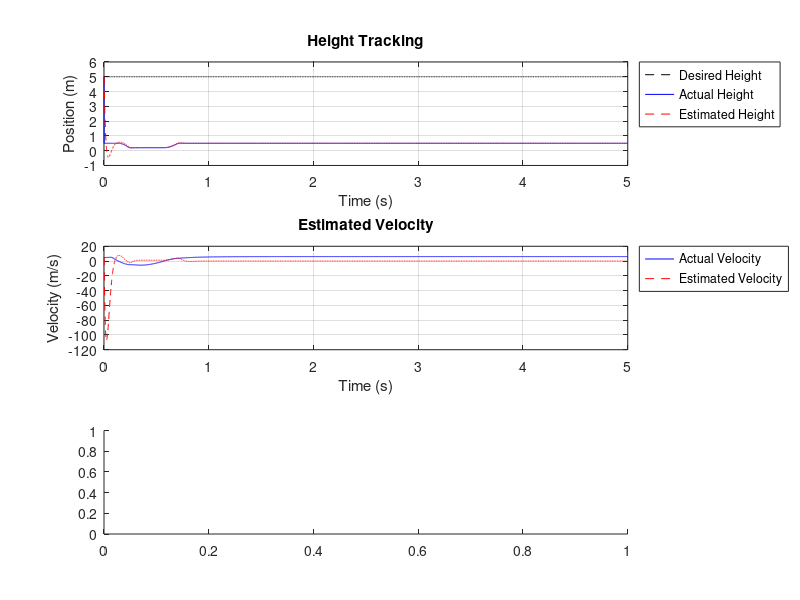

Here is the MATLAB script that generated this plot: (Note: this script raises an error after producing the figure.)
%% ADRC control system implemented on self balance bot
% System Parameters
M = 10; % mass of body (kg)
k = 500; % equivalent spring constant of the damping spring (N/m)
c = 50; % equivalent damping coefficient (Ns/m)
y_eq = 0.3; % equilibrium vertical position (m)
g = 9.81; % gravity (m/s^2)

% Physical Constraints
y_min_physical = 0.2; % minimum height (m)
y_max_physical = 0.5; % maximum height (m)

% ADRC Parameters
b0 = 1 / M; % Control gain
omega_c = 3; % Controller bandwidth (rad/s)
omega_o = 10 * omega_c; % Observer bandwidth (rad/s)

% ESO gains
beta1 = 3 * omega_o;
beta2 = 3 * omega_o^2;
beta3 = omega_o^3;

% Controller gain for the error dynamics
K1 = omega_c^2;
K2 = 2 * omega_c;

% fal function parameters
alpha = 0.5;    % controls the nonlinearity
delta = 0.01;   % defines the linear region around zero error

% Simulation Parameters
T_sim = 5;
dt = 0.001;
t = 0:dt:T_sim;
N = length(t);

% Set Point
y_d_setpoint = input('Enter desired height (m): ');
yd_dot_setpoint = input('Enter desired vertical velocity (m/s): ');
yd_ddot_setpoint = input('Enter desired vertical accelaration (m/s^2): ');
y_d_vec = y_d_setpoint * ones(1, N);
yd_dot_vec = yd_dot_setpoint * ones(1, N);
yd_ddot_vec = yd_ddot_setpoint * ones(1, N);

% Initial Conditions
height_0 = input('Enter intial Height (m): ');
vel_0 = input('Enter initial vertical velocity (m/s): ');
x_sys = zeros(2, N); %[height , vertical velocity]
x_sys(:, 1) = [height_0; vel_0]; 

% Initialize the ESO states
x_eso = zeros(3, N); %[height , vertical velovity , total disturbance]
x_eso(:, 1) = [x_sys(1, 1); x_sys(2, 1); 0]; % ESO states initialized

% Initialize array to store the control input
u_control = zeros(1, N);

% Main Simulation Loop
%fal function definition
fal_func = @(e_val, a, d) (abs(e_val) > d) .* (sign(e_val) .* abs(e_val).^a) + (abs(e_val) <= d) .* (e_val / (d^(1-a)));

for i = 1:N-1
    % Getting current system output and ESO estimates
    y_current = x_sys(1, i); % current actual height

    z1 = x_eso(1, i); % current estimated height from ESO
    z2 = x_eso(2, i); % current estimated velocity from ESO
    z3 = x_eso(3, i); % current estimated total disturbance from ESO

    % Getting set point values for the current time step
    y_d = y_d_vec(i);
    yd_dot = yd_dot_vec(i);
    yd_ddot = yd_ddot_vec(i);

    % Calculate tracking errors
    e0 = y_d - z1;
    e1 = yd_dot - z2;

    % Apply fal function to errors to generate nonlinear error feedback
    f0 = fal_func(e0, alpha, delta);
    f1 = fal_func(e1, alpha, delta);

    % Calculate Control Input
    u = (K1 * f0 + K2 * f1 - z3) / b0;

    % Apply saturation to control input
    u_max = 500;
    u_min = -500;
    u = max(min(u, u_max), u_min); % Clamp the control input within limits

    u_control(i) = u; % Store the calculated control input

    % System Dynamics Updatew
    y_dot_current = x_sys(2, i); % current actual velocity

    % Calculate the net force on the system
    F_spring = -k * (y_current - y_eq); % Spring force
    F_gravity = -M * g;                 % Gravity force
    F_damping = -c * y_dot_current;     % Damping force
    F_net_other = F_spring + F_gravity + F_damping;

    % Calculate the actual acceleration of the system
    y_ddot_actual = (u + F_net_other) / M;

    % Integrate system states using Euler method
    x_sys(1, i+1) = x_sys(1, i) + x_sys(2, i) * dt;
    x_sys(2, i+1) = x_sys(2, i) + y_ddot_actual * dt;

    % Apply physical limits to height
    x_sys(1, i+1) = max(y_min_physical, x_sys(1, i+1));
    x_sys(1, i+1) = min(y_max_physical, x_sys(1, i+1));

    % ESO Dynamics Update
    % Observer error 
    eso_error = y_current - z1;

    % ESO state derivatives
    z1_dot = z2 + beta1 * eso_error;        % Derivative of estimated height
    z2_dot = z3 + beta2 * eso_error + b0 * u; % Derivative of estimated velocity
    z3_dot = beta3 * eso_error;             % Derivative of estimated total disturbance

    % Integrate ESO states using Euler method
    x_eso(1, i+1) = z1 + z1_dot * dt; % Update estimated height
    x_eso(2, i+1) = z2 + z2_dot * dt; % Update estimated velocity
    x_eso(3, i+1) = z3 + z3_dot * dt; % Update estimated total disturbance
end
fprintf('Simulation finished.\n');

% Plot Results
figure('Name', 'Simulation Results');

% Position Tracking
subplot(3,1,1);
plot(t, y_d_vec, 'k--', 'DisplayName', 'Desired Height'); hold on;
plot(t, x_sys(1, :), 'b', 'DisplayName', 'Actual Height');
plot(t, x_eso(1, :), 'r--', 'DisplayName', 'Estimated Height');
grid on;
legend('Location', 'northeastoutside');
xlabel('Time (s)');
ylabel('Position (m)');
title('Height Tracking');
box on;

% Estimated Velocity
subplot(3,1,2);
plot(t, x_sys(2, :), 'b', 'DisplayName', 'Actual Velocity');
hold on;
plot(t, x_eso(2, :), 'r--', 'DisplayName', 'Estimated Velocity');
grid on;
legend('Location', 'northeastoutside');
xlabel('Time (s)');
ylabel('Velocity (m/s)');
title('Estimated Velocity');
box on;

% Estimated Total Disturbance and Control Input
subplot(3,1,3);
yyaxis left;
plot(t, x_eso(3, :), 'g', 'DisplayName', 'Estimated Disturbance');
ylabel('Disturbance (N/kg)');

yyaxis right;
plot(t, u_control, 'm', 'DisplayName', 'Control Input');
ylabel('Force (N)');

grid on;
legend('Location', 'northeastoutside');
xlabel('Time (s)');
title('Estimated Disturbance and Control Input');
box on;

%final errors
final_error = abs(y_d_vec(end) - x_sys(1, end));
fprintf('Final steady-state position error: %.4f m\n', final_error);
